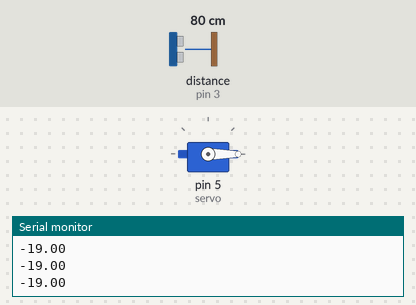
Recording of a sketch running on a simulated Arduino Uno, built with avr-gcc and run on an emulated ATmega328P. Parts: servo, the last lines printed to the serial monitor. Wiring (inferred from the names in the program): ultrasonic range finder: trigger pin 2; echo pin 3. Inputs (shaded band) come from the test bench; at power-on: distance to the obstacle (sensor on pin 3) 80 cm. The echo pulse lasts 58.3 µs per cm.

Above: at 1.2 s.
1.3 s: distance to the obstacle (sensor on pin 3) set to 2 cm
At 3.7 s:
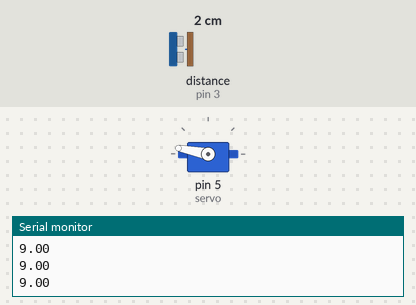
4.3 s: distance to the obstacle (sensor on pin 3) set to 4 cm
7.3 s: distance to the obstacle (sensor on pin 3) set to 9 cm
At 9.3 s:
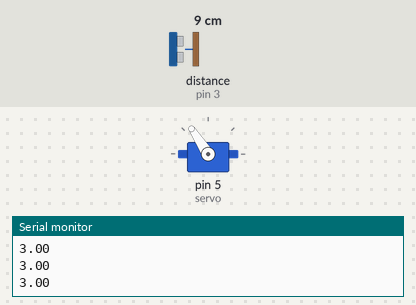
9.9 s: distance to the obstacle (sensor on pin 3) set to 18 cm
At 10.6 s:
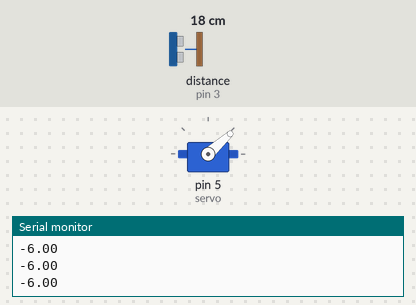
12.9 s: distance to the obstacle (sensor on pin 3) set to 35 cm
Timing chart, 0 to 15.4 s (numbered marks = the images above; inputs shaded):
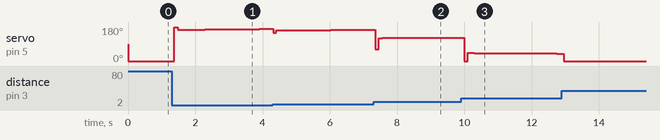

Measured:
- after the input at 1.3 s, servo on pin 5 (servo): 0° → 180° after 0.08 s, → 165° 0.10 s later, → 166° 0.20 s later, → 167° 0.61 s later, … (8 changes in this stretch)

The sketch:

SistemPenyeimbangBola.ino
```cpp
#include <Servo.h>

Servo servo;

#define trig 2
#define echo 3

#define kp 15
#define ki 0.035
#define kd 20

double priError = 0;
double toError = 0;

void setup() {
  pinMode(trig, OUTPUT);
  pinMode(echo, INPUT);
  servo.attach(5); // Pin servo
  Serial.begin(9600);
  servo.write(90); // Posisi awal servo
}

void loop() {
  PID();
  delay(100); // Kurangi delay agar servo lebih responsif
}

long distance() {
  digitalWrite(trig, LOW);
  delayMicroseconds(4);
  digitalWrite(trig, HIGH);
  delayMicroseconds(10);
  digitalWrite(trig, LOW);

  long t = pulseIn(echo, HIGH);
  long cm = t / 29 / 2; // Konversi waktu pantulan ke jarak (cm)

  // Batasi jarak untuk stabilitas
  if (cm > 30) cm = 30; // Maksimum 30 cm
  if (cm < 2) cm = 2;     // Minimum 2 cm

  return cm;
}

void PID() {
  int dis = distance();

  int setP = 11; // Setpoint (target jarak)
  double error = setP - dis;

  double Pvalue = error * kp;
  double Ivalue = toError * ki;
  double Dvalue = (error - priError) * kd;

  double PIDvalue = Pvalue + Ivalue + Dvalue;

  // Update error untuk iterasi berikutnya
  priError = error;
  toError += error;

  // Cetak nilai error ke Serial Monitor
  Serial.print(error);
  Serial.println();
  // Serial.print(PIDvalue);

  // Map nilai PID ke rentang servo
  int Fvalue = (int)PIDvalue;
  Fvalue = map(Fvalue, -150, 150, 0, 180); // Rentang servo 0° hingga 180°

  // Batasi nilai servo agar valid
  if (Fvalue < 0) Fvalue = 0;
  if (Fvalue > 180) Fvalue = 180;

  // Gerakkan servo
  servo.write(Fvalue);
}
```
